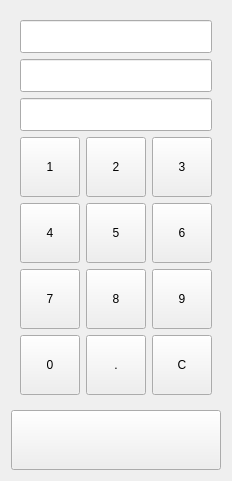
<?xml version="1.0" encoding="UTF-8"?>
<ui version="4.0">
 <class>DlgChange</class>
 <widget class="QDialog" name="DlgChange">
  <property name="geometry">
   <rect>
    <x>0</x>
    <y>0</y>
    <width>228</width>
    <height>471</height>
   </rect>
  </property>
  <property name="windowTitle">
   <string>Change calculator</string>
  </property>
  <layout class="QVBoxLayout" name="verticalLayout">
   <item>
    <widget class="QWidget" name="widget" native="true">
     <layout class="QGridLayout" name="gridLayout">
      <item row="4" column="1">
       <widget class="QPushButton" name="btn5">
        <property name="minimumSize">
         <size>
          <width>60</width>
          <height>60</height>
         </size>
        </property>
        <property name="maximumSize">
         <size>
          <width>60</width>
          <height>60</height>
         </size>
        </property>
        <property name="focusPolicy">
         <enum>Qt::NoFocus</enum>
        </property>
        <property name="text">
         <string>5</string>
        </property>
       </widget>
      </item>
      <item row="4" column="0">
       <widget class="QPushButton" name="btn4">
        <property name="minimumSize">
         <size>
          <width>60</width>
          <height>60</height>
         </size>
        </property>
        <property name="maximumSize">
         <size>
          <width>60</width>
          <height>60</height>
         </size>
        </property>
        <property name="focusPolicy">
         <enum>Qt::NoFocus</enum>
        </property>
        <property name="text">
         <string>4</string>
        </property>
       </widget>
      </item>
      <item row="4" column="2">
       <widget class="QPushButton" name="btn6">
        <property name="minimumSize">
         <size>
          <width>60</width>
          <height>60</height>
         </size>
        </property>
        <property name="maximumSize">
         <size>
          <width>60</width>
          <height>60</height>
         </size>
        </property>
        <property name="focusPolicy">
         <enum>Qt::NoFocus</enum>
        </property>
        <property name="text">
         <string>6</string>
        </property>
       </widget>
      </item>
      <item row="6" column="0">
       <widget class="QPushButton" name="btn0">
        <property name="minimumSize">
         <size>
          <width>60</width>
          <height>60</height>
         </size>
        </property>
        <property name="maximumSize">
         <size>
          <width>60</width>
          <height>60</height>
         </size>
        </property>
        <property name="focusPolicy">
         <enum>Qt::NoFocus</enum>
        </property>
        <property name="text">
         <string>0</string>
        </property>
       </widget>
      </item>
      <item row="2" column="0" colspan="3">
       <widget class="QLineEdit" name="leResult">
        <property name="font">
         <font>
          <pointsize>16</pointsize>
         </font>
        </property>
        <property name="focusPolicy">
         <enum>Qt::NoFocus</enum>
        </property>
        <property name="alignment">
         <set>Qt::AlignRight|Qt::AlignTrailing|Qt::AlignVCenter</set>
        </property>
        <property name="readOnly">
         <bool>true</bool>
        </property>
       </widget>
      </item>
      <item row="5" column="1">
       <widget class="QPushButton" name="btn8">
        <property name="minimumSize">
         <size>
          <width>60</width>
          <height>60</height>
         </size>
        </property>
        <property name="maximumSize">
         <size>
          <width>60</width>
          <height>60</height>
         </size>
        </property>
        <property name="focusPolicy">
         <enum>Qt::NoFocus</enum>
        </property>
        <property name="text">
         <string>8</string>
        </property>
       </widget>
      </item>
      <item row="3" column="2">
       <widget class="QPushButton" name="btn3">
        <property name="minimumSize">
         <size>
          <width>60</width>
          <height>60</height>
         </size>
        </property>
        <property name="maximumSize">
         <size>
          <width>60</width>
          <height>60</height>
         </size>
        </property>
        <property name="focusPolicy">
         <enum>Qt::NoFocus</enum>
        </property>
        <property name="text">
         <string>3</string>
        </property>
       </widget>
      </item>
      <item row="6" column="1">
       <widget class="QPushButton" name="btnPoint">
        <property name="minimumSize">
         <size>
          <width>60</width>
          <height>60</height>
         </size>
        </property>
        <property name="maximumSize">
         <size>
          <width>60</width>
          <height>60</height>
         </size>
        </property>
        <property name="focusPolicy">
         <enum>Qt::NoFocus</enum>
        </property>
        <property name="text">
         <string>.</string>
        </property>
       </widget>
      </item>
      <item row="0" column="0" colspan="3">
       <widget class="QLineEdit" name="leDisplay">
        <property name="font">
         <font>
          <pointsize>16</pointsize>
         </font>
        </property>
        <property name="alignment">
         <set>Qt::AlignRight|Qt::AlignTrailing|Qt::AlignVCenter</set>
        </property>
       </widget>
      </item>
      <item row="5" column="2">
       <widget class="QPushButton" name="btn9">
        <property name="minimumSize">
         <size>
          <width>60</width>
          <height>60</height>
         </size>
        </property>
        <property name="maximumSize">
         <size>
          <width>60</width>
          <height>60</height>
         </size>
        </property>
        <property name="focusPolicy">
         <enum>Qt::NoFocus</enum>
        </property>
        <property name="text">
         <string>9</string>
        </property>
       </widget>
      </item>
      <item row="3" column="0">
       <widget class="QPushButton" name="btn1">
        <property name="minimumSize">
         <size>
          <width>60</width>
          <height>60</height>
         </size>
        </property>
        <property name="maximumSize">
         <size>
          <width>60</width>
          <height>60</height>
         </size>
        </property>
        <property name="focusPolicy">
         <enum>Qt::NoFocus</enum>
        </property>
        <property name="text">
         <string>1</string>
        </property>
       </widget>
      </item>
      <item row="5" column="0">
       <widget class="QPushButton" name="btn7">
        <property name="minimumSize">
         <size>
          <width>60</width>
          <height>60</height>
         </size>
        </property>
        <property name="maximumSize">
         <size>
          <width>60</width>
          <height>60</height>
         </size>
        </property>
        <property name="focusPolicy">
         <enum>Qt::NoFocus</enum>
        </property>
        <property name="text">
         <string>7</string>
        </property>
       </widget>
      </item>
      <item row="6" column="2">
       <widget class="QPushButton" name="btnClear">
        <property name="minimumSize">
         <size>
          <width>60</width>
          <height>60</height>
         </size>
        </property>
        <property name="maximumSize">
         <size>
          <width>60</width>
          <height>60</height>
         </size>
        </property>
        <property name="focusPolicy">
         <enum>Qt::NoFocus</enum>
        </property>
        <property name="text">
         <string>C</string>
        </property>
       </widget>
      </item>
      <item row="3" column="1">
       <widget class="QPushButton" name="btn2">
        <property name="minimumSize">
         <size>
          <width>60</width>
          <height>60</height>
         </size>
        </property>
        <property name="maximumSize">
         <size>
          <width>60</width>
          <height>60</height>
         </size>
        </property>
        <property name="focusPolicy">
         <enum>Qt::NoFocus</enum>
        </property>
        <property name="text">
         <string>2</string>
        </property>
       </widget>
      </item>
      <item row="1" column="0" colspan="3">
       <widget class="QLineEdit" name="leAmount">
        <property name="font">
         <font>
          <pointsize>16</pointsize>
         </font>
        </property>
        <property name="focusPolicy">
         <enum>Qt::NoFocus</enum>
        </property>
        <property name="alignment">
         <set>Qt::AlignRight|Qt::AlignTrailing|Qt::AlignVCenter</set>
        </property>
        <property name="readOnly">
         <bool>true</bool>
        </property>
       </widget>
      </item>
     </layout>
    </widget>
   </item>
   <item>
    <widget class="QPushButton" name="pushButton">
     <property name="minimumSize">
      <size>
       <width>0</width>
       <height>60</height>
      </size>
     </property>
     <property name="maximumSize">
      <size>
       <width>16777215</width>
       <height>60</height>
      </size>
     </property>
     <property name="focusPolicy">
      <enum>Qt::NoFocus</enum>
     </property>
     <property name="text">
      <string/>
     </property>
     <property name="icon">
      <iconset resource="../core_gui/res.qrc">
       <normaloff>:/new/prefix1/res/icons/ok.png</normaloff>:/new/prefix1/res/icons/ok.png</iconset>
     </property>
    </widget>
   </item>
  </layout>
 </widget>
 <resources>
  <include location="../core_gui/res.qrc"/>
 </resources>
 <connections/>
</ui>
